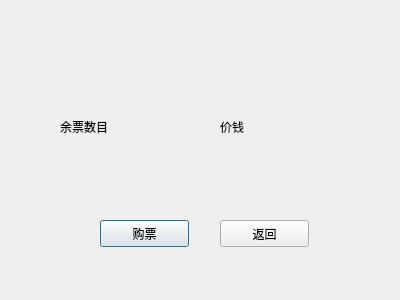
<?xml version="1.0" encoding="UTF-8"?>
<ui version="4.0">
 <class>Dialog</class>
 <widget class="QDialog" name="Dialog">
  <property name="geometry">
   <rect>
    <x>0</x>
    <y>0</y>
    <width>400</width>
    <height>300</height>
   </rect>
  </property>
  <property name="windowTitle">
   <string>Dialog</string>
  </property>
  <widget class="QLabel" name="label">
   <property name="geometry">
    <rect>
     <x>60</x>
     <y>120</y>
     <width>63</width>
     <height>14</height>
    </rect>
   </property>
   <property name="text">
    <string>余票数目</string>
   </property>
  </widget>
  <widget class="QLabel" name="label_2">
   <property name="geometry">
    <rect>
     <x>220</x>
     <y>120</y>
     <width>63</width>
     <height>14</height>
    </rect>
   </property>
   <property name="text">
    <string>价钱</string>
   </property>
  </widget>
  <widget class="QPushButton" name="pushButton">
   <property name="geometry">
    <rect>
     <x>100</x>
     <y>220</y>
     <width>89</width>
     <height>27</height>
    </rect>
   </property>
   <property name="text">
    <string>购票</string>
   </property>
  </widget>
  <widget class="QLabel" name="label_3">
   <property name="geometry">
    <rect>
     <x>120</x>
     <y>120</y>
     <width>63</width>
     <height>14</height>
    </rect>
   </property>
   <property name="text">
    <string/>
   </property>
  </widget>
  <widget class="QLabel" name="label_4">
   <property name="geometry">
    <rect>
     <x>250</x>
     <y>120</y>
     <width>63</width>
     <height>14</height>
    </rect>
   </property>
   <property name="text">
    <string/>
   </property>
  </widget>
  <widget class="QPushButton" name="pushButton_2">
   <property name="geometry">
    <rect>
     <x>220</x>
     <y>220</y>
     <width>89</width>
     <height>27</height>
    </rect>
   </property>
   <property name="text">
    <string>返回</string>
   </property>
  </widget>
 </widget>
 <resources/>
 <connections>
  <connection>
   <sender>pushButton_2</sender>
   <signal>clicked()</signal>
   <receiver>Dialog</receiver>
   <slot>close()</slot>
   <hints>
    <hint type="sourcelabel">
     <x>267</x>
     <y>233</y>
    </hint>
    <hint type="destinationlabel">
     <x>274</x>
     <y>268</y>
    </hint>
   </hints>
  </connection>
 </connections>
</ui>
